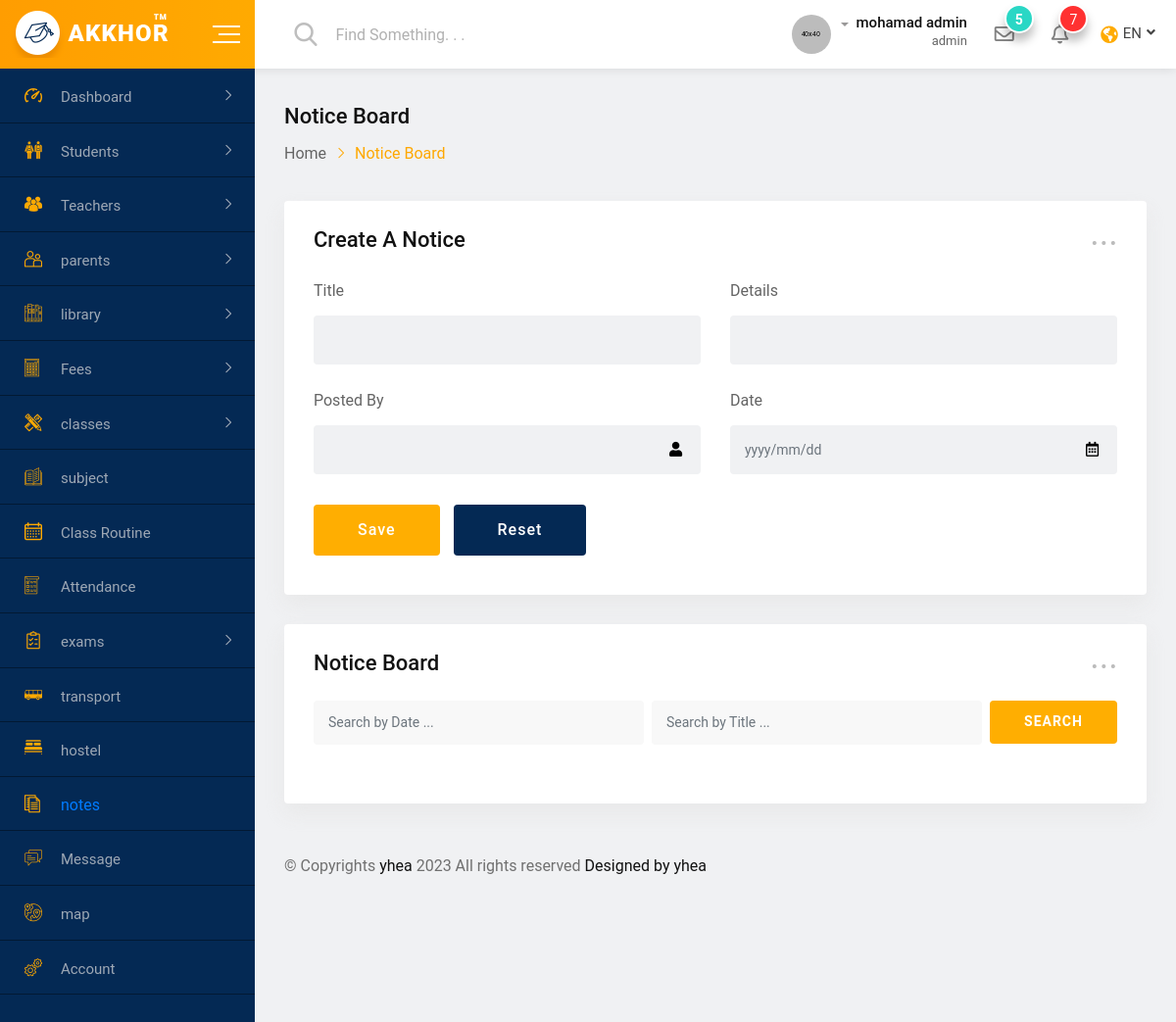
The app's page /notice-board.php?lang=en (signed in), older data.
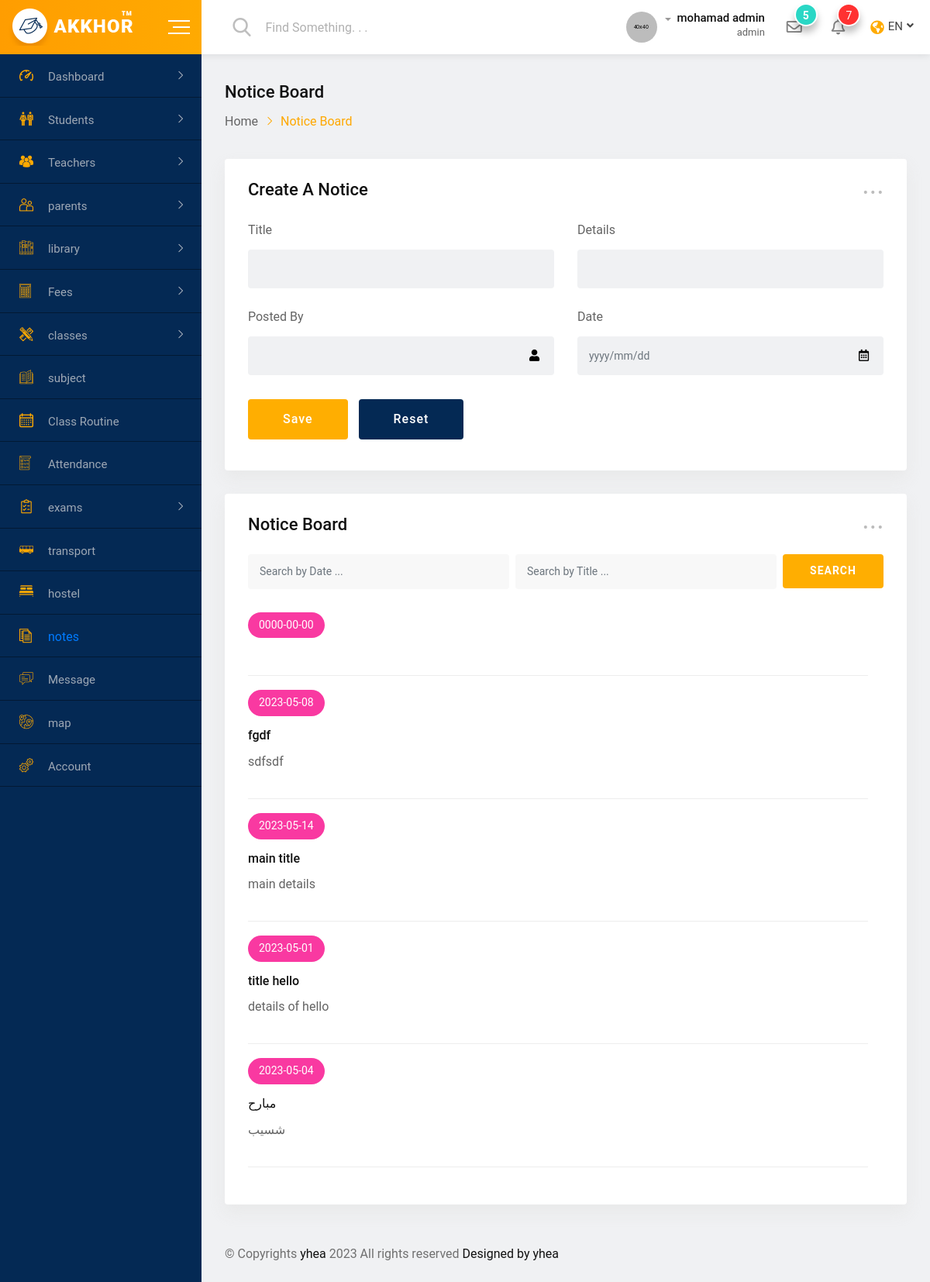
The same page, newer data.
### tables this page shows
CREATE TABLE `notice` (
  `id` int NOT NULL,
  `title` char(255) NOT NULL,
  `details` varchar(255) NOT NULL,
  `creator` char(255) NOT NULL,
  `date` date NOT NULL
);

### lang.php (called while the page is built, shortened)
<?php
    $lang = $_SESSION['lang'];
    $dir = $lang == 'ar' ?  "rtl" :  "ltr" ;

### notice-board.php (the view, shortened to what the changed rows need)
<?php
if (isset($_SESSION['user_username']) ) :
    if ($_SESSION['user_group_id'] == '1' || $_SESSION['user_group_id'] == '2' )  :
    include('config.php');
    include('lang.php');
?>
<!doctype html>
<html class="no-js" lang="<?php echo $lang; ?>" dir="<?php echo $dir?>">
<head>
    <link rel="stylesheet" href="css/normalize.css">
    <link rel="stylesheet" href="css/main.css">
    <link rel="stylesheet" href="css/bootstrap.min.css">
    <link rel="stylesheet" href="css/all.min.css">
    <link rel="stylesheet" href="fonts/flaticon.css">
    <link rel="stylesheet" href="css/animate.min.css">
    <link rel="stylesheet" href="css/datepicker.min.css">
    <link rel="stylesheet" href="css/select2.min.css">
    <link rel="stylesheet" href="style.css">
</head>
<body>
    <div id="wrapper" class="wrapper bg-ash">
        <div class="dashboard-page-one">
            <div class="dashboard-content-one">
                <div class="row">
                    <div class="col-8-xxxl col-12">
                        <div class="card height-auto">
                            <div class="card-body">
                                <div class="notice-board-wrap">
                                    <?php
                                        $sql = "SELECT * FROM `notice`";
                                        $res =  mysqli_query($connect, $sql);
                                        if ($res) {
                                            $count = mysqli_num_rows($res);
                                            if ($count > 0 ) :
                                                while ($row = mysqli_fetch_array($res)) :
                                    ?>
                                        <div class="notice-list">
                                            <div class="post-date bg-pink"><?php echo $row['date']; ?></div>
                                            <h6 class="notice-title">
                                                <a href="#">
                                                    <?php echo $row['title']; ?>
                                                </a>
                                            </h6>
                                            <p> <?php echo $row['details']; ?> </p>
                                        </div>
                                    <?php
                                                endwhile;
                                                else :
                                                    if ($lang == "ar") :
                                                        $alter_massage = "لايوجد بيانات لعرضها ";
                                                    else:
                                                        $alter_massage = "There is no data to display";
                                                    endif;
                                            endif;
                                        } else {
                                            if ($lang == "ar") :
                                                $alter_massage = "فشل الاستعلام";
                                            else:
                                                $alter_massage = "Query failed";
                                            endif;
                                        }
                                    ?>
                                </div>
                            </div>
                        </div>
                    </div>
                </div>
            </div>
        </div>
    </div>
</body>
</html>
<?php
    elseif ($_SESSION['user_group_id'] == '3' )  :
        header('Location: index4.php');
        exit();
    elseif ($_SESSION['user_group_id'] == '4' )  :
        header('Location: index3.php');
        exit();
    else :
        header('Location: login.php');
        exit();
    endif;
    exit();
else :
    header('Location: login.php');
    exit();
endif;
?>

Row changes from the older to the newer data that the page shows:
added notice: date "0000-00-00"
added notice: date "2023-05-08", title "fgdf", details "sdfsdf"
added notice: date "2023-05-14", title "main title", details "main details"
added notice: date "2023-05-01", title "title hello", details "details of hello"
added notice: date "2023-05-04", title "مبارح", details "شسيب"
